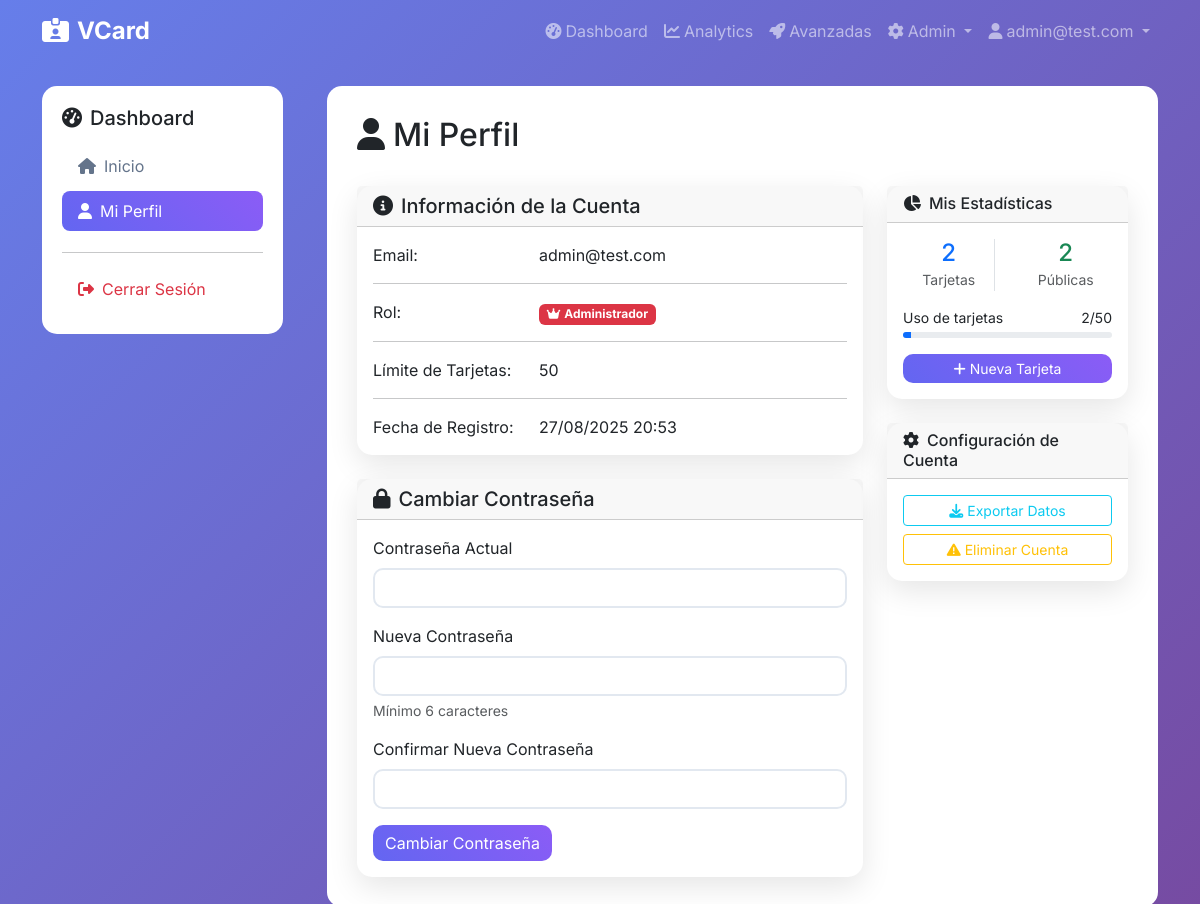
/dashboard/profile (signed in), run on the app's committed database.
### app/models.py (models this page shows, shortened)
class User(UserMixin, db.Model):
    id = db.Column(db.Integer, primary_key=True)
    email = db.Column(db.String(120), unique=True, nullable=False, index=True)
    password_hash = db.Column(db.String(255), nullable=False)
    role = db.Column(Enum('admin', 'user', name='user_roles'), default='user', nullable=False)
    is_active = db.Column(db.Boolean, default=True, nullable=False)
    is_approved = db.Column(db.Boolean, default=False)
    approved_at = db.Column(db.DateTime)
    approved_by_id = db.Column(db.Integer)
    is_suspended = db.Column(db.Boolean, default=False)
    suspension_reason = db.Column(db.String(500))
    suspended_at = db.Column(db.DateTime)
    suspended_by_id = db.Column(db.Integer)
    max_cards = db.Column(db.Integer, default=1, nullable=False)
    last_login = db.Column(db.DateTime)
    total_views = db.Column(db.Integer, default=0)
    email_verified = db.Column(db.Boolean, default=False)
    email_verified_at = db.Column(db.DateTime)
    reset_token = db.Column(db.String(255))
    reset_token_expires = db.Column(db.DateTime)
    created_at = db.Column(db.DateTime, default=datetime.utcnow)
    updated_at = db.Column(db.DateTime, default=datetime.utcnow, onupdate=datetime.utcnow)
    cards = db.relationship('Card', backref='owner', lazy='dynamic', cascade='all, delete-orphan')
    def can_create_card(self):
        return self.cards.count() < self.max_cards
    def is_admin(self):
        return self.role == 'admin'

### app/dashboard/routes.py (the view, shortened to what this page needs)
@bp.route('/profile', methods=['GET', 'POST'])
@login_required
def profile():
    form = ChangePasswordForm()
    return render_template('dashboard/profile.html', form=form)

### app/dashboard/forms.py
class ChangePasswordForm(FlaskForm):
    current_password = PasswordField('Contraseña Actual', validators=[DataRequired()],
                                   render_kw={'class': 'form-control'})
    new_password = PasswordField('Nueva Contraseña', validators=[DataRequired(), Length(min=6)],
                               render_kw={'class': 'form-control'})
    confirm_password = PasswordField('Confirmar Nueva Contraseña',
                                   validators=[DataRequired(), EqualTo('new_password', 'Las contraseñas no coinciden')],
                                   render_kw={'class': 'form-control'})
    submit = SubmitField('Cambiar Contraseña', render_kw={'class': 'btn btn-primary'})

### app/templates/dashboard/profile.html (shortened to what this page needs)
{% extends "base.html" %}
{% block content %}
<div class="row">
    <div class="col-md-3">
        <div class="sidebar">
            <h5 class="mb-3">
                <i class="fas fa-tachometer-alt me-2"></i>Dashboard
            </h5>
            <nav class="nav flex-column">
                <a class="nav-link" href="{{ url_for('dashboard.index') }}">
                    <i class="fas fa-home me-2"></i>Inicio
                </a>
                <a class="nav-link active" href="{{ url_for('dashboard.profile') }}">
                    <i class="fas fa-user me-2"></i>Mi Perfil
                </a>
                <hr>
                <a class="nav-link text-danger" href="{{ url_for('auth.logout') }}">
                    <i class="fas fa-sign-out-alt me-2"></i>Cerrar Sesión
                </a>
            </nav>
        </div>
    </div>
    <div class="col-md-9">
        <div class="main-content">
            <div class="d-flex justify-content-between align-items-center mb-4">
                <h2>
                    <i class="fas fa-user me-2"></i>Mi Perfil
                </h2>
            </div>
            <div class="row">
                <div class="col-lg-8">
                    <div class="card mb-4">
                        <div class="card-header">
                            <h5 class="mb-0">
                                <i class="fas fa-info-circle me-2"></i>Información de la Cuenta
                            </h5>
                        </div>
                        <div class="card-body">
                            <div class="row">
                                <div class="col-sm-4 font-weight-bold">Email:</div>
                                <div class="col-sm-8">{{ current_user.email }}</div>
                            </div>
                            <hr>
                            <div class="row">
                                <div class="col-sm-4 font-weight-bold">Rol:</div>
                                <div class="col-sm-8">
                                    {% if current_user.is_admin() %}
                                        <span class="badge bg-danger">
                                            <i class="fas fa-crown me-1"></i>Administrador
                                        </span>
                                    {% else %}
                                        <span class="badge bg-primary">
                                            <i class="fas fa-user me-1"></i>Usuario
                                        </span>
                                    {% endif %}
                                </div>
                            </div>
                            <hr>
                            <div class="row">
                                <div class="col-sm-4 font-weight-bold">Límite de Tarjetas:</div>
                                <div class="col-sm-8">{{ current_user.max_cards }}</div>
                            </div>
                            <hr>
                            <div class="row">
                                <div class="col-sm-4 font-weight-bold">Fecha de Registro:</div>
                                <div class="col-sm-8">{{ current_user.created_at.strftime('%d/%m/%Y %H:%M') if current_user.created_at else '-' }}</div>
                            </div>
                        </div>
                    </div>
                    <div class="card">
                        <div class="card-header">
                            <h5 class="mb-0">
                                <i class="fas fa-lock me-2"></i>Cambiar Contraseña
                            </h5>
                        </div>
                        <div class="card-body">
                            <form method="POST">
                                <div class="mb-3">
                                    {{ form.current_password.label(class="form-label") }}
                                    {{ form.current_password() }}
                                </div>
                                <div class="mb-3">
                                    {{ form.new_password.label(class="form-label") }}
                                    {{ form.new_password() }}
                                    <div class="form-text">Mínimo 6 caracteres</div>
                                </div>
                                <div class="mb-3">
                                    {{ form.confirm_password.label(class="form-label") }}
                                    {{ form.confirm_password() }}
                                </div>
                                {{ form.submit() }}
                            </form>
                        </div>
                    </div>
                </div>
                <div class="col-lg-4">
                    <div class="card mb-4">
                        <div class="card-header">
                            <h6 class="mb-0">
                                <i class="fas fa-chart-pie me-2"></i>Mis Estadísticas
                            </h6>
                        </div>
                        <div class="card-body">
                            <div class="row text-center mb-3">
                                <div class="col-6">
                                    <div class="border-end">
                                        <div class="h4 mb-0 text-primary">{{ current_user.cards.count() }}</div>
                                        <small class="text-muted">Tarjetas</small>
                                    </div>
                                </div>
                                <div class="col-6">
                                    <div class="h4 mb-0 text-success">{{ current_user.cards.filter_by(is_public=True).count() }}</div>
                                    <small class="text-muted">Públicas</small>
                                </div>
                            </div>
                            <div class="mb-3">
                                <div class="d-flex justify-content-between mb-1">
                                    <small>Uso de tarjetas</small>
                                    <small>{{ current_user.cards.count() }}/{{ current_user.max_cards }}</small>
                                </div>
                                <div class="progress" style="height: 6px;">
                                    <div class="progress-bar" role="progressbar"
                                         style="width: {{ (current_user.cards.count() / current_user.max_cards * 100) if current_user.max_cards > 0 else 0 }}%">
                                    </div>
                                </div>
                            </div>
                            {% if current_user.can_create_card() %}
                                <a href="{{ url_for('dashboard.new_card') }}" class="btn btn-primary btn-sm w-100">
                                    <i class="fas fa-plus me-1"></i>Nueva Tarjeta
                                </a>
                            {% else %}
                                <div class="alert alert-warning small mb-0">
                                    <i class="fas fa-exclamation-triangle me-1"></i>
                                    Has alcanzado el límite de tarjetas
                                </div>
                            {% endif %}
                        </div>
                    </div>
                    <div class="card">
                        <div class="card-header">
                            <h6 class="mb-0">
                                <i class="fas fa-cog me-2"></i>Configuración de Cuenta
                            </h6>
                        </div>
                        <div class="card-body">
                            <div class="d-grid gap-2">
                                <button type="button" class="btn btn-outline-info btn-sm">
                                    <i class="fas fa-download me-1"></i>Exportar Datos
                                </button>
                                <button type="button" class="btn btn-outline-warning btn-sm">
                                    <i class="fas fa-exclamation-triangle me-1"></i>Eliminar Cuenta
                                </button>
                            </div>
                        </div>
                    </div>
                </div>
            </div>
        </div>
    </div>
</div>
{% endblock %}

### app/templates/base.html (shortened to what this page needs)
<!DOCTYPE html>
<html lang="es">
<head>
    <link href="https://cdn.jsdelivr.net/npm/bootstrap@5.3.0/dist/css/bootstrap.min.css" rel="stylesheet">
    <link href="https://cdnjs.cloudflare.com/ajax/libs/font-awesome/6.4.0/css/all.min.css" rel="stylesheet">
</head>
<body>
    <nav class="navbar navbar-expand-lg navbar-dark mb-4">
        <div class="container">
            <a class="navbar-brand" href="{{ url_for('index') }}">
                <i class="fas fa-id-card-alt me-2"></i>VCard
            </a>
            <div class="collapse navbar-collapse" id="navbarNav">
                <ul class="navbar-nav ms-auto">
                    {% if current_user.is_authenticated %}
                        <li class="nav-item">
                            <a class="nav-link" href="{{ url_for('dashboard.index') }}">
                                <i class="fas fa-tachometer-alt me-1"></i>Dashboard
                            </a>
                        </li>
                        <li class="nav-item">
                            <a class="nav-link" href="{{ url_for('dashboard.analytics') }}">
                                <i class="fas fa-chart-line me-1"></i>Analytics
                            </a>
                        </li>
                        <li class="nav-item">
                            <a class="nav-link" href="{{ url_for('dashboard.advanced_features') }}">
                                <i class="fas fa-rocket me-1"></i>Avanzadas
                            </a>
                        </li>
                        {% if current_user.is_admin() %}
                        <li class="nav-item dropdown">
                            <a class="nav-link dropdown-toggle" href="#" role="button" data-bs-toggle="dropdown">
                                <i class="fas fa-cog me-1"></i>Admin
                            </a>
                        </li>
                        {% endif %}
                        <li class="nav-item dropdown">
                            <a class="nav-link dropdown-toggle" href="#" role="button" data-bs-toggle="dropdown">
                                <i class="fas fa-user me-1"></i>{{ current_user.email }}
                            </a>
                        </li>
                    {% endif %}
                </ul>
            </div>
        </div>
    </nav>
    <div class="container">
        {% block content %}{% endblock %}
    </div>
</body>
</html>

### app/templates/base.html (style rules this page uses)
:root { --primary-color: #6366f1; --secondary-color: #8b5cf6; --accent-color: #ec4899; }
body { font-family: 'Inter', sans-serif; background: linear-gradient(135deg, #667eea 0%, #764ba2 100%); min-height: 100vh; }
.navbar-brand { font-weight: 700; font-size: 1.5rem; }
.card { border: none; border-radius: 15px; box-shadow: 0 10px 30px rgba(0,0,0,0.1); }
.btn-primary { background: linear-gradient(45deg, var(--primary-color), var(--secondary-color)); border: none; border-radius: 10px; }
.form-control, .form-select { border-radius: 10px; border: 2px solid #e2e8f0; }
.sidebar { background: white; border-radius: 15px; margin-right: 20px; padding: 20px; height: fit-content; }
.sidebar .nav-link { color: #64748b; border-radius: 8px; margin-bottom: 5px; }
.sidebar .nav-link:hover, .sidebar .nav-link.active { background: linear-gradient(45deg, var(--primary-color), var(--secondary-color)); color: white; }
.main-content { background: white; border-radius: 15px; padding: 30px; }

### data on the page
User: email "admin@test.com", max_cards "50", created_at "27/08/2025 20:53"

### other printed values
{{ current_user.cards.count() }} "2"
{{ current_user.cards.filter_by(is_public=True).count() }} "2"
